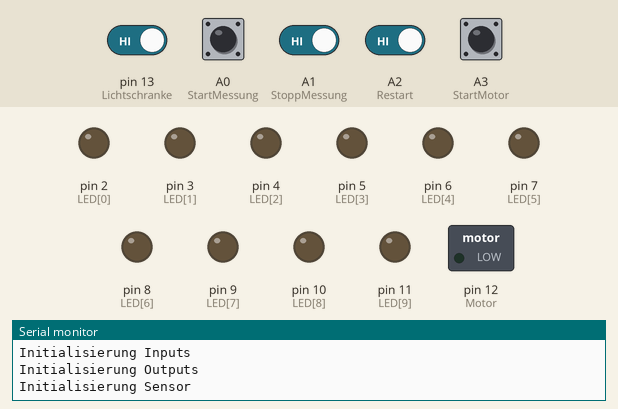
This sketch was run on a simulated Arduino Uno, built with avr-gcc and run on an emulated ATmega328P. On the bench: switched loads named in the sketch (green lamp = pin HIGH), output pins drawn as LEDs (lit = HIGH), the last lines printed to the serial monitor. Dashed ring = blinking. Inputs (shaded band) come from the test bench; at power-on: A0 (StartMessung), A1 (StoppMessung), A2 (Restart), A3 (StartMotor), pin 13 (Lichtschranke) HIGH.

Above: at 1.2 s.
1.3 s: A0 (StartMessung) pulled LOW for 0.15 s
At 1.9 s:
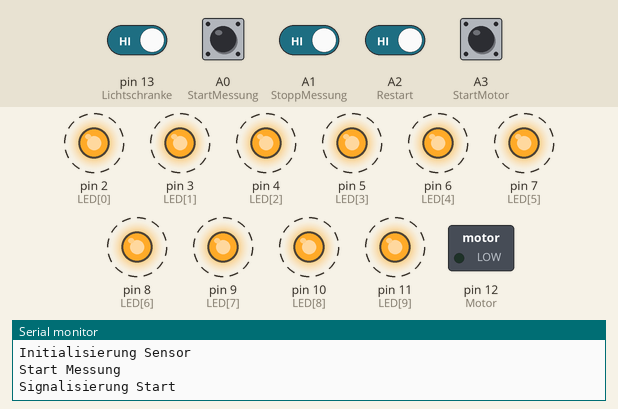
4.4 s: pin 13 (Lichtschranke) driven LOW and A1 (StoppMessung) driven LOW
7.4 s: A0 (StartMessung) driven LOW and A2 (Restart) driven LOW
10.4 s: A2 (Restart) driven HIGH
At 11.1 s:
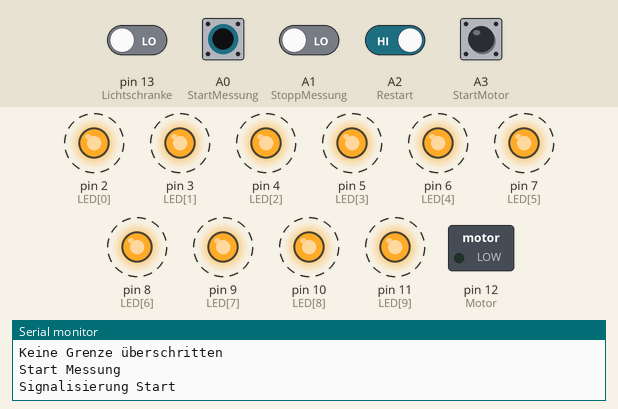
13.4 s: A1 (StoppMessung) driven HIGH
At 14.64 s:
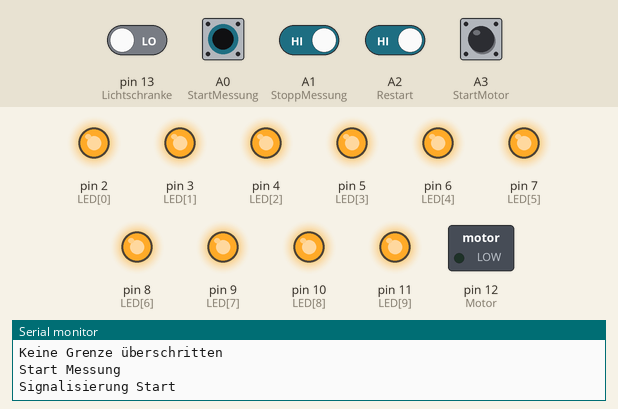
15.8 s: A1 (StoppMessung) driven LOW
At 16.32 s:
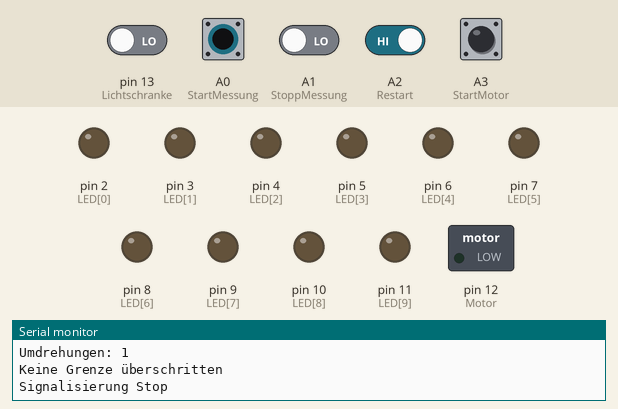
Timing chart, 0 to 19.8 s (numbered marks = the images above; inputs shaded):
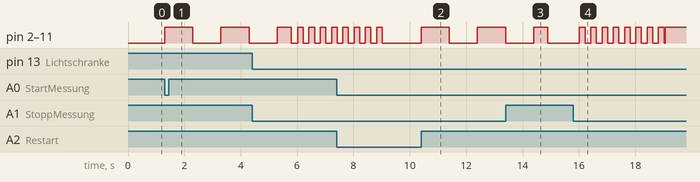

Measured:
- after the input at 1.3 s, pin 2 (LED[0]), pin 3 (LED[1]), pin 4 (LED[2]), pin 5 (LED[3]), pin 6 (LED[4]), pin 7 (LED[5]), pin 8 (LED[6]), pin 9 (LED[7]), pin 10 (LED[8]), pin 11 (LED[9]): alternates HIGH for 1.0 s and LOW for 1.0 s, starting at once
- after the input at 10.4 s, pin 2 (LED[0]), pin 3 (LED[1]), pin 4 (LED[2]), pin 5 (LED[3]), pin 6 (LED[4]), pin 7 (LED[5]), pin 8 (LED[6]), pin 9 (LED[7]), pin 10 (LED[8]), pin 11 (LED[9]): alternates HIGH for 1.0 s and LOW for 1.0 s, starting at once
- after the input at 13.4 s, pin 2 (LED[0]), pin 3 (LED[1]), pin 4 (LED[2]), pin 5 (LED[3]), pin 6 (LED[4]), pin 7 (LED[5]), pin 8 (LED[6]), pin 9 (LED[7]), pin 10 (LED[8]), pin 11 (LED[9]): goes on until 14.9 s, then stays LOW
- after the input at 15.8 s, pin 2 (LED[0]), pin 3 (LED[1]), pin 4 (LED[2]), pin 5 (LED[3]), pin 6 (LED[4]), pin 7 (LED[5]), pin 8 (LED[6]), pin 9 (LED[7]), pin 10 (LED[8]), pin 11 (LED[9]): goes 7 × (HIGH 0.20 s, LOW 0.20 s), HIGH 0.20 s, LOW 0.04 s, then HIGH, starting after 0.22 s

The sketch:

EnergiechallengeL1.ino
```cpp
// Energiechallenge Tüftelcamp 2023 V5 02.07.2023


#include <Arduino.h>

// Inputs
#define StartMessung A0
#define StoppMessung A1
#define Restart A2
#define StartMotor A3

// Outputs
const uint8_t AnzahlLEDs = 10;
const uint32_t LED[AnzahlLEDs] = {2, 3, 4, 5, 6, 7, 8, 9, 10, 11}; // LED[0] schaltet ein wenn Grenze1 überschritten wurde. LED's müssen beginnend von 11 dazukommen.
volatile uint8_t AnzahlLEDOn=0;                                       // maximal 9 als Wert, Range 0-9.

const uint8_t Motor = 12;

const uint8_t Lichtschranke = 13;


// Grenzen1-10 grösste nach kleinste
//exponentieller Anstieg e^(x/2.56)*15
const uint16_t Grenze1 = 500;
const uint16_t Grenze2 = 340;
const uint16_t Grenze3 = 231;
const uint16_t Grenze4 = 156;
const uint16_t Grenze5 = 105;
const uint16_t Grenze6 = 71;
const uint16_t Grenze7 = 48;
const uint16_t Grenze8 = 32;
const uint16_t Grenze9 = 22;
const uint16_t Grenze10 = 15;

// Hilfsvariabeln
volatile uint16_t Umdrehungen = 0;
volatile uint64_t ZeitMessung;


//Variabeln für Start Drehorgel, Zeitangaben in ms
volatile uint16_t LaufzeitOrgel=0;
volatile uint64_t ZeitMessungOrgel;
volatile uint64_t AbschaltungZeitMessung;

const uint16_t OffsetLaufzeitOrgel =10000;

const uint16_t LaufzeitGrenz1 = 20000;
const uint16_t LaufzeitGrenz2 = 18000;
const uint16_t LaufzeitGrenz3 = 16000;
const uint16_t LaufzeitGrenz4 = 14000;
const uint16_t LaufzeitGrenz5 = 12000;
const uint16_t LaufzeitGrenz6 = 10000;
const uint16_t LaufzeitGrenz7 = 8000;
const uint16_t LaufzeitGrenz8 = 6000;
const uint16_t LaufzeitGrenz9 = 4000;
const uint16_t LaufzeitGrenz10 = 2000;

//Funktionsdeklarationen
void InitInput(void);
void InitOutput(void);
void InitSensor(void);
void SignalisierungStart(void);
void SignalisierungStopp(void);
void alleLedEin(void);
void alleLedAus(void);
void CounterLichtschranke(void);
void AktualisierungLED(void);
void warten(uint64_t);
void ZurucksetzenUmdrehungen(void);


void setup()
{
  Serial.begin(9600);
  InitInput();
  InitOutput();
  InitSensor();
}


void loop()
{

  //Beginn Messung Wasserrad oder Wasserrad. Hört auf bei Beätigung Stopp
  if (digitalRead(StartMessung) == LOW)
  {
    Serial.println("Start Messung");
    SignalisierungStart();
    CounterLichtschranke();
    SignalisierungStopp();
  }


// Restart, Laufzeit der Orgel und Anzahl Umdrehungen wird zurückgesetzt und der Stand der LED's wird aktualisiert
  if (digitalRead(Restart) == LOW)
  {
  ZurucksetzenUmdrehungen();
  }


 //Orgel kann nur drehen, wenn es schon eine Anzahl Umdrehungen gibt
 //Motor beginnt für eine gewisse Offsetzeit.
 //Nach der Offsetzeit. schalten alle 2 Sekunden eine LED aus bis keine mehr leuchtet.
  if (digitalRead(StartMotor) == LOW && Umdrehungen > 0 )
  {
Serial.println("Start Orgel");
    digitalWrite(Motor, HIGH);
    warten(OffsetLaufzeitOrgel);
Serial.println("Offsetzeit durch");


    ZeitMessungOrgel = millis();

    while ((millis() - ZeitMessungOrgel < LaufzeitOrgel) || (digitalRead(Restart) == LOW))
    {
      for (AnzahlLEDOn; AnzahlLEDOn > 0; AnzahlLEDOn--)
      {
        AbschaltungZeitMessung = millis();

        while ((millis() - AbschaltungZeitMessung < 1800) || (digitalRead(Restart) == LOW))
        {
        }
        digitalWrite(LED[AnzahlLEDOn], LOW);
        Serial.print("LED aus");
        Serial.println(AnzahlLEDOn);

        if (digitalRead(Restart) == LOW)
        {
          break;
        }
      }
    }

    Serial.println("Aktualisiert");
      Umdrehungen=0;
    AnzahlLEDOn=0;
  AktualisierungLED();
  digitalWrite(Motor,LOW);
  Serial.print("Zustand Motor");
  Serial.println(digitalRead(Motor));
  }
}


/// @brief Initialisierung aller Input
void InitInput()
{
  pinMode(StartMessung, INPUT_PULLUP);
  pinMode(StoppMessung, INPUT_PULLUP);
  pinMode(Restart, INPUT_PULLUP);
  pinMode(StartMotor, INPUT_PULLUP);
  Serial.println("Initialisierung Inputs");
}

/// @brief Initialisierung aller Outputs + Sicherstellen das alles ausgeschaltet ist
void InitOutput()
{
  //Initialisierung aller LEDS
  for (uint8_t i = 0; i < AnzahlLEDs; i++)
  {
    pinMode(LED[i], OUTPUT);
  }

//Initialisierung aller Motoren
pinMode(Motor,OUTPUT);
  digitalWrite(Motor, LOW);
  alleLedAus();
  Serial.println("Initialisierung Outputs");
}

/// @brief Initialisierung der Sensoren
void InitSensor()
{
  pinMode(Lichtschranke, INPUT_PULLUP);
  Serial.println("Initialisierung Sensor");
}

/// @brief Signalisierung des Startes einer Messung. Lichter blinken 2 mal lang und als letztes 1 mal kurz
void SignalisierungStart()
{
  Serial.println("Signalisierung Start");
  alleLedEin();
  warten(1000);
  alleLedAus();
  warten(1000);

  alleLedEin();
  warten(1000);
  alleLedAus();
  warten(1000);

  alleLedEin();
  warten(500);
  alleLedAus();
  AktualisierungLED();
}

/// @brief Signalisierung das Messung beendet ist. LED's leuchten 8 mal kurz
void SignalisierungStopp()
{
  Serial.println("Signalisierung Stop");
for(int i=0;i<8;i++)
{
  alleLedAus();
  warten(200);
  alleLedEin();
  warten(200);
}
alleLedAus();
  AktualisierungLED();
}

/// @brief alle LEDS werdem eingeschaltet
void alleLedEin()
{
  for (uint8_t i = 0; i < AnzahlLEDs; i++)
  {
    digitalWrite(LED[i], HIGH);
  }
}

/// @brief alle LEDs werden ausgeschaltet
void alleLedAus()
{
  for (uint8_t i = 0; i < AnzahlLEDs; i++)
  {
    digitalWrite(LED[i], LOW);
  }
}

/// @brief Pro Durchbruch der Lichtschranke beim Wasserrad wird die Umdrehungsvariable um 1 hochgezählt. Zählung wird abgebrochen durch betätigung des Stopptaster
void CounterLichtschranke()
{
  while (!(digitalRead(StoppMessung) == LOW || digitalRead(Restart) == LOW))
  {

    if (digitalRead(Lichtschranke) == LOW)
    {
     while (1)
     {
      if (digitalRead(Lichtschranke) == HIGH || digitalRead(StoppMessung)==LOW || digitalRead(Restart) == LOW)
      {
        break;
      }
     }

       ++Umdrehungen;
   AktualisierungLED();
    }
  }
  if(digitalRead(Restart) == LOW)
  {
    ZurucksetzenUmdrehungen();
  }

}

/// @brief Aktualisierung des Leuchtstands der LEDs gemäss der Umdrehungsanzahl. Zuerst werden alle LEDS ausgeschaltet und dann alle entsprechenden wieder eingeschaltet.
void AktualisierungLED()
{
Serial.println("Aktualisierung LED");
Serial.print("Umdrehungen: ");
Serial.println(Umdrehungen);

  if (Umdrehungen > Grenze1)
  {
    for (uint8_t i = 0; i < 10; i++)
    {
      digitalWrite(LED[i], HIGH);
    }
    Serial.println("Grenze 1 überschritten");
    LaufzeitOrgel=LaufzeitGrenz1;
    AnzahlLEDOn=9;
  }

  else if (Umdrehungen > Grenze2)
  {
    for (uint8_t i = 0; i < 9; i++)
    {
      digitalWrite(LED[i], HIGH);
    }
    Serial.println("Grenze 2 überschritten");
    LaufzeitOrgel=LaufzeitGrenz2;
    AnzahlLEDOn=8;

  }

  else if (Umdrehungen > Grenze3)
  {

    for (uint8_t i = 0; i < 8; i++)
    {
      digitalWrite(LED[i], HIGH);
    }
    Serial.println("Grenze 3 überschritten");
    LaufzeitOrgel=LaufzeitGrenz3;
    AnzahlLEDOn=7;

  }

  else if (Umdrehungen > Grenze4)
  {

    for (uint8_t i = 0; i < 7; i++)
    {
      digitalWrite(LED[i], HIGH);
    }
    Serial.println("Grenze 4 überschritten");
    LaufzeitOrgel=LaufzeitGrenz4;
    AnzahlLEDOn=6;

  }

  else if (Umdrehungen > Grenze5)
  {
    for (uint8_t i = 0; i < 6; i++)
    {
      digitalWrite(LED[i], HIGH);
    }
    Serial.println("Grenze 5 überschritten");
    LaufzeitOrgel=LaufzeitGrenz5;
    AnzahlLEDOn=5;

  }

  else if (Umdrehungen > Grenze6)
  {
    for (uint8_t i = 0; i < 5; i++)
    {
      digitalWrite(LED[i], HIGH);
    }
    Serial.println("Grenze 6 überschritten");
    LaufzeitOrgel=LaufzeitGrenz6;
    AnzahlLEDOn=4;

  }

  else if (Umdrehungen > Grenze7)
  {
    for (uint8_t i = 0; i < 4; i++)
    {
      digitalWrite(LED[i], HIGH);
    }
    Serial.println("Grenze 7 überschritten");
    LaufzeitOrgel=LaufzeitGrenz7;
    AnzahlLEDOn=3;


  }

  else if (Umdrehungen > Grenze8)
  {
    for (uint8_t i = 0; i < 3; i++)
    {
      digitalWrite(LED[i], HIGH);
    }
    Serial.println("Grenze 8 überschritten");
    LaufzeitOrgel=LaufzeitGrenz8;
    AnzahlLEDOn=2;


  }

  else if (Umdrehungen > Grenze9)
  {
    for (uint8_t i = 0; i < 2; i++)
    {
      digitalWrite(LED[i], HIGH);
    }
    Serial.println("Grenze 9 überschritten");
    LaufzeitOrgel=LaufzeitGrenz9;
    AnzahlLEDOn=1;


  }

  else if (Umdrehungen > Grenze10)
  {
    for (uint8_t i = 0; i < 1; i++)
    {
      digitalWrite(LED[i], HIGH);
    }
    Serial.println("Grenze 10 überschritten");
    LaufzeitOrgel=LaufzeitGrenz10;
    AnzahlLEDOn=0;


  }

  else
  {
    alleLedAus();
    Serial.println("Keine Grenze überschritten");
  }
}


/// @brief Ersatz für Delay, diese ist nicht blockierend
/// @param WarteZeit Zeit in ms
void warten(uint64_t WarteZeit)
{
  ZeitMessung = millis();
  while (millis() - ZeitMessung < WarteZeit)
  {
  }
}

//Variable Umdrehungen werden zurückgesetzt und LED's werden aktualisiert
void ZurucksetzenUmdrehungen()
{
  Serial.println("Restart");
  Serial.println(Umdrehungen);
    Umdrehungen = 0;
    AktualisierungLED();
    while(digitalRead(Restart)== LOW)
    {}
}
```
